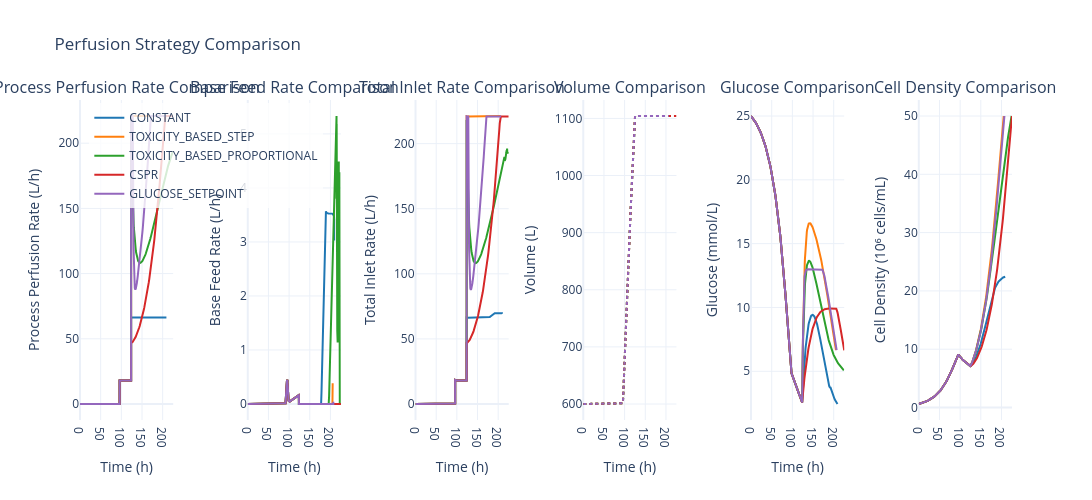

Notebook cell for this chart:
### Markdown cell above
## 8. Feed rates and glucose concentration visualizations

### Code cell
# Comparison plot: perfusion profiles and glucose concentration across all perfusion strategies
import copy
import plotly.graph_objects as go
from plotly.subplots import make_subplots
from animakinetica.analysis.batch_visualization import (
    plot_batch_volume_feed,
    plot_batch_biomass_metabolites,
)

# Use same simulation setup for fair comparison
perfusion_strategies_compare = [
    PerfusionStrategy.CONSTANT,
    PerfusionStrategy.TOXICITY_BASED_STEP,
    PerfusionStrategy.TOXICITY_BASED_PROPORTIONAL,
    PerfusionStrategy.CSPR,
    PerfusionStrategy.GLUCOSE_SETPOINT,
]

color_map = {
    PerfusionStrategy.CONSTANT: "#1f77b4",
    PerfusionStrategy.TOXICITY_BASED_STEP: "#ff7f0e",
    PerfusionStrategy.TOXICITY_BASED_PROPORTIONAL: "#2ca02c",
    PerfusionStrategy.CSPR: "#d62728",
    PerfusionStrategy.GLUCOSE_SETPOINT: "#9467bd",
}

fig_compare = make_subplots(
    rows=1, cols=6,
    subplot_titles=(
        "Process Perfusion Rate Comparison",
        "Base Feed Rate Comparison",
        "Total Inlet Rate Comparison",
        "Volume Comparison",
        "Glucose Comparison",
        "Cell Density Comparison"
    ),
    horizontal_spacing=0.08
)

params_compare = SimulationParameters.load_parameters(["Cell_GFI", "anab_GFI", "cata_GFI", "fed_batch", "perfusion"])

for ps in perfusion_strategies_compare:
    params_test = copy.deepcopy(params_compare)
    params_test.update("excess_kinetics_batch")

    sim_test = CellCultureSimulation(
        parameters=params_test,
        kinetics=Kinetics.EXCESS,
        feed_strategy=FeedStrategy.CONSTANT,
        operating_mode=OperatingMode.CONCENTRATED_FEDBATCH,
        perfusion_strategy=ps,
        gas_controller=GasController.CASCADE_N_FG_XO2,
        performance_mode=False,
        solver_method="BDF",
    )

    res = sim_test.run_simulation(number_of_batches=1)

    # Reuse existing plotting utilities and extract traces from their outputs
    fig_volume = plot_batch_volume_feed(res, batch_number=1, layout_kwargs={"showlegend": False})
    fig_biomass = plot_batch_biomass_metabolites(res, batch_number=1, layout_kwargs={"showlegend": False})

    process_rate_trace = next(tr for tr in fig_volume.data if tr.name == "Process Feed Rate")
    base_rate_trace = next(tr for tr in fig_volume.data if tr.name == "Base Feed Rate")
    total_rate_trace = next(tr for tr in fig_volume.data if tr.name == "Total Inlet Rate")
    volume_trace = next(tr for tr in fig_volume.data if tr.name == "Volume")
    glucose_trace = next(tr for tr in fig_biomass.data if tr.name == "Glucose")
    biomass_trace = next(tr for tr in fig_biomass.data if tr.name == "Cell Density")

    label = ps.name
    color = color_map.get(ps, None)

    fig_compare.add_trace(
        go.Scatter(
            x=process_rate_trace.x,
            y=process_rate_trace.y,
            mode="lines",
            name=label,
            line=dict(width=2, color=color),
            showlegend=True,
            hovertemplate="Strategy: " + label + "<br>Time: %{x:.1f} h<br>F_process: %{y:.4f} L/h<extra></extra>",
        ),
        row=1, col=1,
    )

    fig_compare.add_trace(
        go.Scatter(
            x=base_rate_trace.x,
            y=base_rate_trace.y,
            mode="lines",
            name=label,
            line=dict(width=2, color=color),
            showlegend=False,
            hovertemplate="Strategy: " + label + "<br>Time: %{x:.1f} h<br>F_base: %{y:.4f} L/h<extra></extra>",
        ),
        row=1, col=2,
    )

    fig_compare.add_trace(
        go.Scatter(
            x=total_rate_trace.x,
            y=total_rate_trace.y,
            mode="lines",
            name=label,
            line=dict(width=2, color=color),
            showlegend=False,
            hovertemplate="Strategy: " + label + "<br>Time: %{x:.1f} h<br>F_total: %{y:.4f} L/h<extra></extra>",
        ),
        row=1, col=3,
    )

    fig_compare.add_trace(
        go.Scatter(
            x=volume_trace.x,
            y=volume_trace.y,
            mode="lines",
            name=label,
            line=dict(width=2, color=color, dash="dot"),
            showlegend=False,
            hovertemplate="Strategy: " + label + "<br>Time: %{x:.1f} h<br>V: %{y:.2f} L<extra></extra>",
        ),
        row=1, col=4,
    )

    fig_compare.add_trace(
        go.Scatter(
            x=glucose_trace.x,
            y=glucose_trace.y,
            mode="lines",
            name=label,
            line=dict(width=2, color=color),
            showlegend=False,
            hovertemplate="Strategy: " + label + "<br>Time: %{x:.1f} h<br>Glucose: %{y:.2f} mmol/L<extra></extra>",
        ),
        row=1, col=5,
    )

    fig_compare.add_trace(
        go.Scatter(
            x=biomass_trace.x,
            y=biomass_trace.y,
            mode="lines",
            name=label,
            line=dict(width=2, color=color),
            showlegend=False,
            hovertemplate="Strategy: " + label + "<br>Time: %{x:.1f} h<br>Cell Density: %{y:.2f} 10⁶ cells/mL<extra></extra>",
        ),
        row=1, col=6,
    )

for col in range(1, 6):
    fig_compare.update_xaxes(title_text="Time (h)", row=1, col=col)

fig_compare.update_yaxes(title_text="Process Perfusion Rate (L/h)", row=1, col=1)
fig_compare.update_yaxes(title_text="Base Feed Rate (L/h)", row=1, col=2)
fig_compare.update_yaxes(title_text="Total Inlet Rate (L/h)", row=1, col=3)
fig_compare.update_yaxes(title_text="Volume (L)", row=1, col=4)
fig_compare.update_yaxes(title_text="Glucose (mmol/L)", row=1, col=5)
fig_compare.update_yaxes(title_text="Cell Density (10⁶ cells/mL)", row=1, col=6)

fig_compare.update_layout(
    title_text="Perfusion Strategy Comparison",
    template="plotly_white",
    height=500,
    width=3200,
    legend=dict(x=0.01, y=0.99, bgcolor="rgba(255,255,255,0.8)"),
)

fig_compare.show()

### Figure 1 — Plotly figure (JSON) as saved in the notebook; plotly's stock layout.template omitted (floating-point values rounded to 4 significant figures; data arrays with more than 128 entries replaced by an {"elided": "..."} marker saying what was removed)
{"data": [{"hovertemplate": "Strategy: CONSTANT<br>Time: %{x:.1f} h<br>F_process: %{y:.4f} L/h<extra></extra>", "line": {"color": "#1f77b4", "width": 2}, "mode": "lines", "name": "CONSTANT", "showlegend": true, "type": "scatter", "x": {"elided": "482 float values"}, "xaxis": "x", "y": {"elided": "482 float values"}, "yaxis": "y"}, {"hovertemplate": "Strategy: CONSTANT<br>Time: %{x:.1f} h<br>F_base: %{y:.4f} L/h<extra></extra>", "line": {"color": "#1f77b4", "width": 2}, "mode": "lines", "name": "CONSTANT", "showlegend": false, "type": "scatter", "x": {"elided": "482 float values"}, "xaxis": "x2", "y": {"elided": "482 float values"}, "yaxis": "y2"}, {"hovertemplate": "Strategy: CONSTANT<br>Time: %{x:.1f} h<br>F_total: %{y:.4f} L/h<extra></extra>", "line": {"color": "#1f77b4", "width": 2}, "mode": "lines", "name": "CONSTANT", "showlegend": false, "type": "scatter", "x": {"elided": "482 float values"}, "xaxis": "x3", "y": {"elided": "482 float values"}, "yaxis": "y3"}, {"hovertemplate": "Strategy: CONSTANT<br>Time: %{x:.1f} h<br>V: %{y:.2f} L<extra></extra>", "line": {"color": "#1f77b4", "dash": "dot", "width": 2}, "mode": "lines", "name": "CONSTANT", "showlegend": false, "type": "scatter", "x": {"elided": "482 float values"}, "xaxis": "x4", "y": {"elided": "482 float values"}, "yaxis": "y4"}, {"hovertemplate": "Strategy: CONSTANT<br>Time: %{x:.1f} h<br>Glucose: %{y:.2f} mmol/L<extra></extra>", "line": {"color": "#1f77b4", "width": 2}, "mode": "lines", "name": "CONSTANT", "showlegend": false, "type": "scatter", "x": {"elided": "482 float values"}, "xaxis": "x5", "y": {"elided": "482 float values"}, "yaxis": "y5"}, {"hovertemplate": "Strategy: CONSTANT<br>Time: %{x:.1f} h<br>Cell Density: %{y:.2f} 10⁶ cells/mL<extra></extra>", "line": {"color": "#1f77b4", "width": 2}, "mode": "lines", "name": "CONSTANT", "showlegend": false, "type": "scatter", "x": {"elided": "482 float values"}, "xaxis": "x6", "y": {"elided": "482 float values"}, "yaxis": "y6"}, {"hovertemplate": "Strategy: TOXICITY_BASED_STEP<br>Time: %{x:.1f} h<br>F_process: %{y:.4f} L/h<extra></extra>", "line": {"color": "#ff7f0e", "width": 2}, "mode": "lines", "name": "TOXICITY_BASED_STEP", "showlegend": true, "type": "scatter", "x": {"elided": "385 float values"}, "xaxis": "x", "y": {"elided": "385 float values"}, "yaxis": "y"}, {"hovertemplate": "Strategy: TOXICITY_BASED_STEP<br>Time: %{x:.1f} h<br>F_base: %{y:.4f} L/h<extra></extra>", "line": {"color": "#ff7f0e", "width": 2}, "mode": "lines", "name": "TOXICITY_BASED_STEP", "showlegend": false, "type": "scatter", "x": {"elided": "385 float values"}, "xaxis": "x2", "y": {"elided": "385 float values"}, "yaxis": "y2"}, {"hovertemplate": "Strategy: TOXICITY_BASED_STEP<br>Time: %{x:.1f} h<br>F_total: %{y:.4f} L/h<extra></extra>", "line": {"color": "#ff7f0e", "width": 2}, "mode": "lines", "name": "TOXICITY_BASED_STEP", "showlegend": false, "type": "scatter", "x": {"elided": "385 float values"}, "xaxis": "x3", "y": {"elided": "385 float values"}, "yaxis": "y3"}, {"hovertemplate": "Strategy: TOXICITY_BASED_STEP<br>Time: %{x:.1f} h<br>V: %{y:.2f} L<extra></extra>", "line": {"color": "#ff7f0e", "dash": "dot", "width": 2}, "mode": "lines", "name": "TOXICITY_BASED_STEP", "showlegend": false, "type": "scatter", "x": {"elided": "385 float values"}, "xaxis": "x4", "y": {"elided": "385 float values"}, "yaxis": "y4"}, {"hovertemplate": "Strategy: TOXICITY_BASED_STEP<br>Time: %{x:.1f} h<br>Glucose: %{y:.2f} mmol/L<extra></extra>", "line": {"color": "#ff7f0e", "width": 2}, "mode": "lines", "name": "TOXICITY_BASED_STEP", "showlegend": false, "type": "scatter", "x": {"elided": "385 float values"}, "xaxis": "x5", "y": {"elided": "385 float values"}, "yaxis": "y5"}, {"hovertemplate": "Strategy: TOXICITY_BASED_STEP<br>Time: %{x:.1f} h<br>Cell Density: %{y:.2f} 10⁶ cells/mL<extra></extra>", "line": {"color": "#ff7f0e", "width": 2}, "mode": "lines", "name": "TOXICITY_BASED_STEP", "showlegend": false, "type": "scatter", "x": {"elided": "385 float values"}, "xaxis": "x6", "y": {"elided": "385 float values"}, "yaxis": "y6"}, {"hovertemplate": "Strategy: TOXICITY_BASED_PROPORTIONAL<br>Time: %{x:.1f} h<br>F_process: %{y:.4f} L/h<extra></extra>", "line": {"color": "#2ca02c", "width": 2}, "mode": "lines", "name": "TOXICITY_BASED_PROPORTIONAL", "showlegend": true, "type": "scatter", "x": {"elided": "734 float values"}, "xaxis": "x", "y": {"elided": "734 float values"}, "yaxis": "y"}, {"hovertemplate": "Strategy: TOXICITY_BASED_PROPORTIONAL<br>Time: %{x:.1f} h<br>F_base: %{y:.4f} L/h<extra></extra>", "line": {"color": "#2ca02c", "width": 2}, "mode": "lines", "name": "TOXICITY_BASED_PROPORTIONAL", "showlegend": false, "type": "scatter", "x": {"elided": "734 float values"}, "xaxis": "x2", "y": {"elided": "734 float values"}, "yaxis": "y2"}, {"hovertemplate": "Strategy: TOXICITY_BASED_PROPORTIONAL<br>Time: %{x:.1f} h<br>F_total: %{y:.4f} L/h<extra></extra>", "line": {"color": "#2ca02c", "width": 2}, "mode": "lines", "name": "TOXICITY_BASED_PROPORTIONAL", "showlegend": false, "type": "scatter", "x": {"elided": "734 float values"}, "xaxis": "x3", "y": {"elided": "734 float values"}, "yaxis": "y3"}, {"hovertemplate": "Strategy: TOXICITY_BASED_PROPORTIONAL<br>Time: %{x:.1f} h<br>V: %{y:.2f} L<extra></extra>", "line": {"color": "#2ca02c", "dash": "dot", "width": 2}, "mode": "lines", "name": "TOXICITY_BASED_PROPORTIONAL", "showlegend": false, "type": "scatter", "x": {"elided": "734 float values"}, "xaxis": "x4", "y": {"elided": "734 float values"}, "yaxis": "y4"}, {"hovertemplate": "Strategy: TOXICITY_BASED_PROPORTIONAL<br>Time: %{x:.1f} h<br>Glucose: %{y:.2f} mmol/L<extra></extra>", "line": {"color": "#2ca02c", "width": 2}, "mode": "lines", "name": "TOXICITY_BASED_PROPORTIONAL", "showlegend": false, "type": "scatter", "x": {"elided": "734 float values"}, "xaxis": "x5", "y": {"elided": "734 float values"}, "yaxis": "y5"}, {"hovertemplate": "Strategy: TOXICITY_BASED_PROPORTIONAL<br>Time: %{x:.1f} h<br>Cell Density: %{y:.2f} 10⁶ cells/mL<extra></extra>", "line": {"color": "#2ca02c", "width": 2}, "mode": "lines", "name": "TOXICITY_BASED_PROPORTIONAL", "showlegend": false, "type": "scatter", "x": {"elided": "734 float values"}, "xaxis": "x6", "y": {"elided": "734 float values"}, "yaxis": "y6"}, {"hovertemplate": "Strategy: CSPR<br>Time: %{x:.1f} h<br>F_process: %{y:.4f} L/h<extra></extra>", "line": {"color": "#d62728", "width": 2}, "mode": "lines", "name": "CSPR", "showlegend": true, "type": "scatter", "x": {"elided": "402 float values"}, "xaxis": "x", "y": {"elided": "402 float values"}, "yaxis": "y"}, {"hovertemplate": "Strategy: CSPR<br>Time: %{x:.1f} h<br>F_base: %{y:.4f} L/h<extra></extra>", "line": {"color": "#d62728", "width": 2}, "mode": "lines", "name": "CSPR", "showlegend": false, "type": "scatter", "x": {"elided": "402 float values"}, "xaxis": "x2", "y": {"elided": "402 float values"}, "yaxis": "y2"}, {"hovertemplate": "Strategy: CSPR<br>Time: %{x:.1f} h<br>F_total: %{y:.4f} L/h<extra></extra>", "line": {"color": "#d62728", "width": 2}, "mode": "lines", "name": "CSPR", "showlegend": false, "type": "scatter", "x": {"elided": "402 float values"}, "xaxis": "x3", "y": {"elided": "402 float values"}, "yaxis": "y3"}, {"hovertemplate": "Strategy: CSPR<br>Time: %{x:.1f} h<br>V: %{y:.2f} L<extra></extra>", "line": {"color": "#d62728", "dash": "dot", "width": 2}, "mode": "lines", "name": "CSPR", "showlegend": false, "type": "scatter", "x": {"elided": "402 float values"}, "xaxis": "x4", "y": {"elided": "402 float values"}, "yaxis": "y4"}, {"hovertemplate": "Strategy: CSPR<br>Time: %{x:.1f} h<br>Glucose: %{y:.2f} mmol/L<extra></extra>", "line": {"color": "#d62728", "width": 2}, "mode": "lines", "name": "CSPR", "showlegend": false, "type": "scatter", "x": {"elided": "402 float values"}, "xaxis": "x5", "y": {"elided": "402 float values"}, "yaxis": "y5"}, {"hovertemplate": "Strategy: CSPR<br>Time: %{x:.1f} h<br>Cell Density: %{y:.2f} 10⁶ cells/mL<extra></extra>", "line": {"color": "#d62728", "width": 2}, "mode": "lines", "name": "CSPR", "showlegend": false, "type": "scatter", "x": {"elided": "402 float values"}, "xaxis": "x6", "y": {"elided": "402 float values"}, "yaxis": "y6"}, {"hovertemplate": "Strategy: GLUCOSE_SETPOINT<br>Time: %{x:.1f} h<br>F_process: %{y:.4f} L/h<extra></extra>", "line": {"color": "#9467bd", "width": 2}, "mode": "lines", "name": "GLUCOSE_SETPOINT", "showlegend": true, "type": "scatter", "x": {"elided": "504 float values"}, "xaxis": "x", "y": {"elided": "504 float values"}, "yaxis": "y"}, {"hovertemplate": "Strategy: GLUCOSE_SETPOINT<br>Time: %{x:.1f} h<br>F_base: %{y:.4f} L/h<extra></extra>", "line": {"color": "#9467bd", "width": 2}, "mode": "lines", "name": "GLUCOSE_SETPOINT", "showlegend": false, "type": "scatter", "x": {"elided": "504 float values"}, "xaxis": "x2", "y": {"elided": "504 float values"}, "yaxis": "y2"}, {"hovertemplate": "Strategy: GLUCOSE_SETPOINT<br>Time: %{x:.1f} h<br>F_total: %{y:.4f} L/h<extra></extra>", "line": {"color": "#9467bd", "width": 2}, "mode": "lines", "name": "GLUCOSE_SETPOINT", "showlegend": false, "type": "scatter", "x": {"elided": "504 float values"}, "xaxis": "x3", "y": {"elided": "504 float values"}, "yaxis": "y3"}, {"hovertemplate": "Strategy: GLUCOSE_SETPOINT<br>Time: %{x:.1f} h<br>V: %{y:.2f} L<extra></extra>", "line": {"color": "#9467bd", "dash": "dot", "width": 2}, "mode": "lines", "name": "GLUCOSE_SETPOINT", "showlegend": false, "type": "scatter", "x": {"elided": "504 float values"}, "xaxis": "x4", "y": {"elided": "504 float values"}, "yaxis": "y4"}, {"hovertemplate": "Strategy: GLUCOSE_SETPOINT<br>Time: %{x:.1f} h<br>Glucose: %{y:.2f} mmol/L<extra></extra>", "line": {"color": "#9467bd", "width": 2}, "mode": "lines", "name": "GLUCOSE_SETPOINT", "showlegend": false, "type": "scatter", "x": {"elided": "504 float values"}, "xaxis": "x5", "y": {"elided": "504 float values"}, "yaxis": "y5"}, {"hovertemplate": "Strategy: GLUCOSE_SETPOINT<br>Time: %{x:.1f} h<br>Cell Density: %{y:.2f} 10⁶ cells/mL<extra></extra>", "line": {"color": "#9467bd", "width": 2}, "mode": "lines", "name": "GLUCOSE_SETPOINT", "showlegend": false, "type": "scatter", "x": {"elided": "504 float values"}, "xaxis": "x6", "y": {"elided": "504 float values"}, "yaxis": "y6"}], "layout": {"annotations": [{"font": {"size": 16}, "showarrow": false, "text": "Process Perfusion Rate Comparison", "x": 0.05, "xanchor": "center", "xref": "paper", "y": 1, "yanchor": "bottom", "yref": "paper"}, {"font": {"size": 16}, "showarrow": false, "text": "Base Feed Rate Comparison", "x": 0.23, "xanchor": "center", "xref": "paper", "y": 1, "yanchor": "bottom", "yref": "paper"}, {"font": {"size": 16}, "showarrow": false, "text": "Total Inlet Rate Comparison", "x": 0.41, "xanchor": "center", "xref": "paper", "y": 1, "yanchor": "bottom", "yref": "paper"}, {"font": {"size": 16}, "showarrow": false, "text": "Volume Comparison", "x": 0.59, "xanchor": "center", "xref": "paper", "y": 1, "yanchor": "bottom", "yref": "paper"}, {"font": {"size": 16}, "showarrow": false, "text": "Glucose Comparison", "x": 0.77, "xanchor": "center", "xref": "paper", "y": 1, "yanchor": "bottom", "yref": "paper"}, {"font": {"size": 16}, "showarrow": false, "text": "Cell Density Comparison", "x": 0.95, "xanchor": "center", "xref": "paper", "y": 1, "yanchor": "bottom", "yref": "paper"}], "height": 500, "legend": {"bgcolor": "rgba(255,255,255,0.8)", "x": 0.01, "y": 0.99}, "title": {"text": "Perfusion Strategy Comparison"}, "width": 3200, "xaxis": {"anchor": "y", "domain": [0, 0.1], "title": {"text": "Time (h)"}}, "xaxis2": {"anchor": "y2", "domain": [0.18, 0.28], "title": {"text": "Time (h)"}}, "xaxis3": {"anchor": "y3", "domain": [0.36, 0.46], "title": {"text": "Time (h)"}}, "xaxis4": {"anchor": "y4", "domain": [0.54, 0.64], "title": {"text": "Time (h)"}}, "xaxis5": {"anchor": "y5", "domain": [0.72, 0.82], "title": {"text": "Time (h)"}}, "xaxis6": {"anchor": "y6", "domain": [0.9, 1.0]}, "yaxis": {"anchor": "x", "domain": [0, 1], "title": {"text": "Process Perfusion Rate (L/h)"}}, "yaxis2": {"anchor": "x2", "domain": [0, 1], "title": {"text": "Base Feed Rate (L/h)"}}, "yaxis3": {"anchor": "x3", "domain": [0, 1], "title": {"text": "Total Inlet Rate (L/h)"}}, "yaxis4": {"anchor": "x4", "domain": [0, 1], "title": {"text": "Volume (L)"}}, "yaxis5": {"anchor": "x5", "domain": [0, 1], "title": {"text": "Glucose (mmol/L)"}}, "yaxis6": {"anchor": "x6", "domain": [0, 1], "title": {"text": "Cell Density (10⁶ cells/mL)"}}}}
